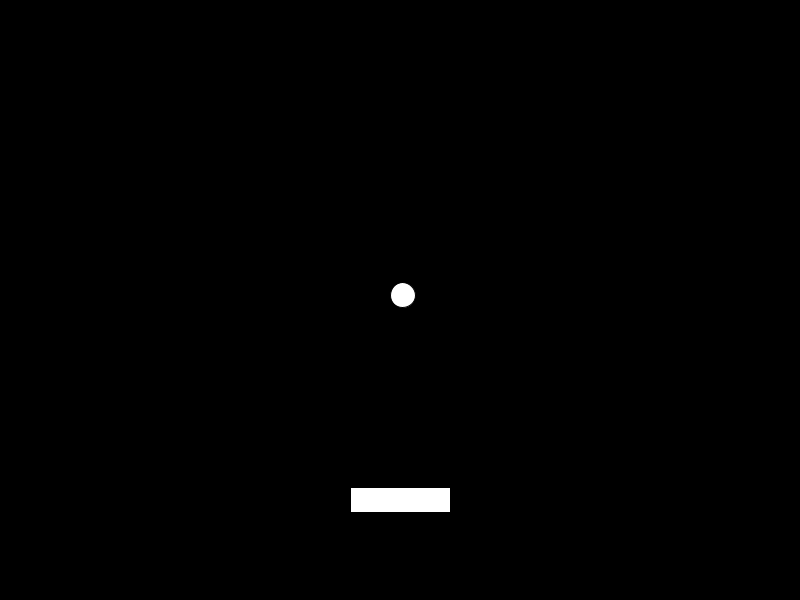
Frame 1 (no input)
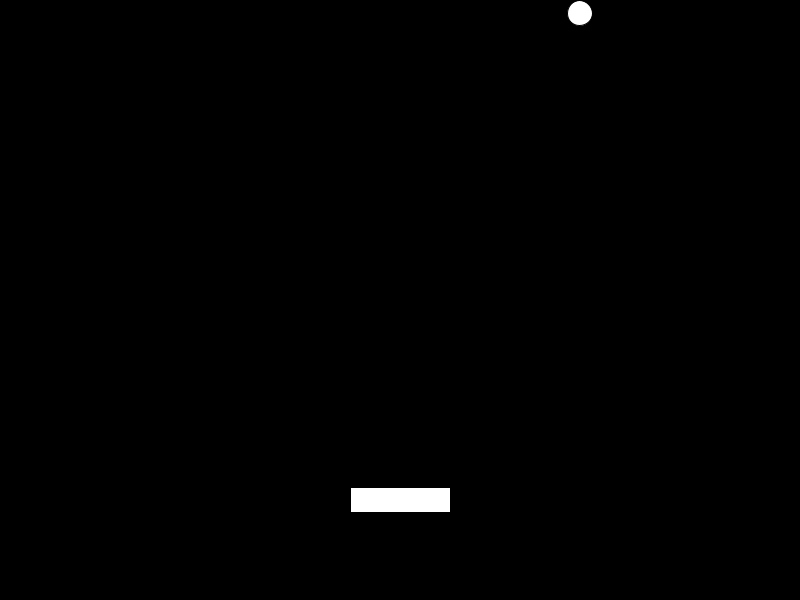
Frame 60 (the mouse pressed at the canvas centre just before this capture)
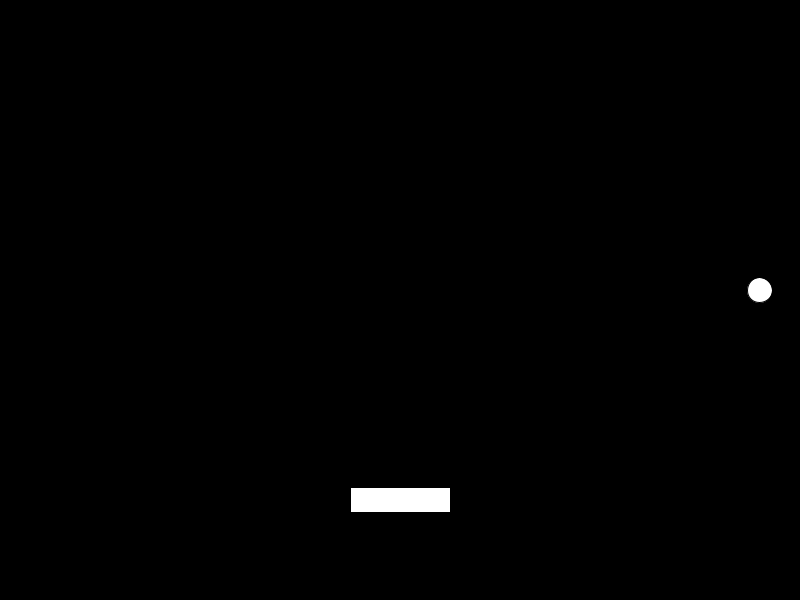
Frame 120 (the mouse held since frame 60 and released just before this capture)

The Processing sketch that drew these frames (run headless with seeded random() and noise(); from frame 60 on, the mouse is pressed at the canvas centre):

// Processing sketch: Pong
// ── Pong.pde
PVector playerPosition;
PVector playerSize;
float playerVelocity = 20;

PVector ballPosition;
float ballDiameter = 25;

PVector direction;
float velocity = 10.0f;

void setup() {
  size(800, 600);
  playerSize = new PVector(100, 25);
  playerPosition = new PVector(width/2, 500);
  ballPosition = new PVector(width/2, height/2);
 
  direction = new PVector(random(-100, 101) / 100, random(-100, 101) / 100);
  
}

void draw() {
  clear(); //<>//
  background(0);
  
  ballPosition.x += velocity * direction.x;
  ballPosition.y += velocity * direction.y;
  
  //checkInput();

  fill(255);
  rectMode(CENTER);
  rect(playerPosition.x, playerPosition.y, playerSize.x, playerSize.y);
  ellipseMode(CENTER);
  ellipse(ballPosition.x, ballPosition.y, ballDiameter, ballDiameter);
  
  checkCollisionWithWalls();
  checkCollisionWithPlayer();
}

void checkCollisionWithWalls() {
  
  if (ballPosition.x - ballDiameter / 2 <= 0) {
    direction.x *= -1;
  }
  
  if (ballPosition.x + ballDiameter / 2 >= width) {
    direction.x *= -1;
  }
  
  if (ballPosition.y - ballDiameter / 2 <= 0) {
    direction.y *= -1;
  }
  
}

void checkCollisionWithPlayer() {
  
  if ((ballPosition.y + ballDiameter / 2) >= (playerPosition.y - playerSize.y / 2)) {
    
    if ((ballPosition.y - ballDiameter / 2) <= (playerPosition.y + playerSize.y / 2)) {
      
      if ((ballPosition.x + ballDiameter / 2) >= (playerPosition.x - playerSize.x / 2)) {
          
        if ((ballPosition.x - ballDiameter / 2) <= (playerPosition.x + playerSize.x / 2)) {
           direction.y *= -1;
        }
      
      }
    
    }
    
  }
  
}

void checkInput() {
  
  if (keyPressed == true) {
    
      if(key == CODED) {
    
        if(keyCode == LEFT) {
          playerPosition.x -= playerVelocity;
        }
    
        if (keyCode == RIGHT) {
          playerPosition.x += playerVelocity;
        }
  
      }
  
  }

}

void keyPressed() {
  
  if(key == CODED) {
    
    if(keyCode == LEFT) {
      playerPosition.x -= playerVelocity;
    }
    
    if (keyCode == RIGHT) {
      playerPosition.x += playerVelocity;
    }
  
  }
}
